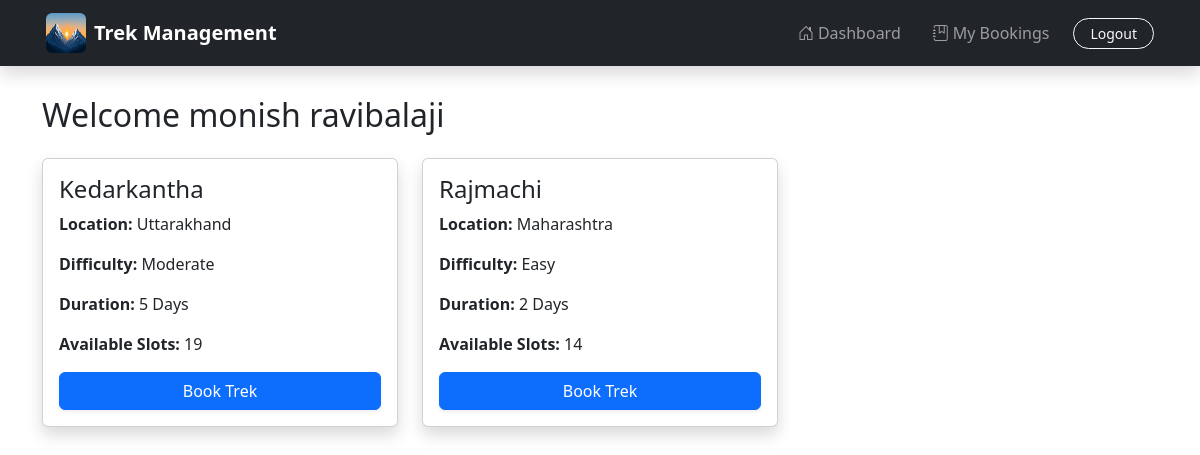
The app's page /dashboard (signed in) with its own data.
### models.py (models this page shows, shortened)
class Trek(db.Model):
    __tablename__ = "treks"
    trek_id = db.Column(db.Integer, primary_key=True)
    trek_name = db.Column(db.String(200), nullable=False)
    location = db.Column(db.String(200))
    difficulty = db.Column(db.String(30))
    duration_days = db.Column(db.Integer)
    available_slots = db.Column(db.Integer)
    start_date = db.Column(db.Date)
    end_date = db.Column(db.Date)
    description = db.Column(db.Text)
    status = db.Column(db.String(30), default="Pending")
    bookings = db.relationship("Booking", back_populates="trek", lazy=True)
    reviews = db.relationship("Review", back_populates="trek", lazy=True)

### routes/auth.py (the view)
@auth.route("/dashboard")
def user_dashboard():
    if "user_id" not in session:
        flash("Please login first")
        return redirect(
            url_for("auth.login")
        )
    treks = Trek.query.filter_by(
        status="Open"
    ).all()
    return render_template(
        "user/dashboard.html",
        name=session["user_name"],
        treks=treks
    )

### templates/user/dashboard.html (shortened to what this page needs)
{% extends "base.html" %}
{% block content %}
<h2 class="mb-4">
    Welcome {{ name }}
</h2>
<div class="row">
{% for trek in treks %}
    <div class="col-md-4 mb-4">
        <div class="card shadow">
            <div class="card-body">
                <h4>
                    {{ trek.trek_name }}
                </h4>
                <p>
                    <strong>Location:</strong>
                    {{ trek.location }}
                </p>
                <p>
                    <strong>Difficulty:</strong>
                    {{ trek.difficulty }}
                </p>
                <p>
                    <strong>Duration:</strong>
                    {{ trek.duration_days }} Days
                </p>
                <p>
                    <strong>Available Slots:</strong>
                    {{ trek.available_slots }}
                </p>
                {% if trek.available_slots > 0 %}
                    <a
                        href="{{ url_for('user.book_trek', trek_id=trek.trek_id) }}"
                        class="btn btn-primary w-100 shadow-sm">
                        Book Trek
                    </a>
                {% else %}
                    <button
                        class="btn btn-secondary w-100 cursor-not-allowed"
                        disabled>
                        Fully Booked
                    </button>
                {% endif %}
            </div>
        </div>
    </div>
{% endfor %}
</div>
{% endblock %}

### records on screen
Trek: trek_name "Kedarkantha", location "Uttarakhand", difficulty "Moderate", duration_days "5", available_slots "19"
Trek: trek_name "Rajmachi", location "Maharashtra", difficulty "Easy", duration_days "2", available_slots "14"

### other values on screen
{{ name }} "monish ravibalaji"
